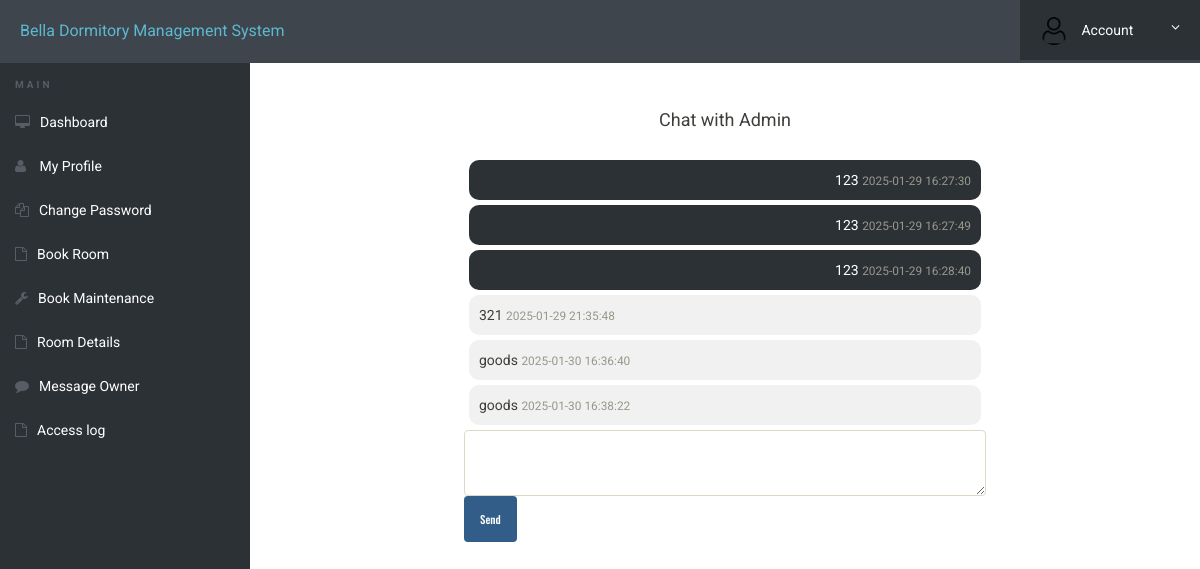
Page /message.php (signed in) on the committed database.
### tables this page shows
CREATE TABLE `messages` (
  `id` int(11) NOT NULL,
  `sender_id` int(11) NOT NULL,
  `receiver_id` int(11) NOT NULL,
  `message` varchar(255) NOT NULL,
  `timestamp` datetime NOT NULL DEFAULT current_timestamp(),
  `sender_type` enum('user','admin') NOT NULL,
  `is_read` tinyint(1) NOT NULL
);

### message.php (the view, shortened to what this page needs)
<?php
include('includes/config.php');
$userid = $_SESSION['id'];
$admin_id = 1;
$messages_query = "SELECT * FROM messages WHERE (sender_id = $userid AND receiver_id = $admin_id) OR (sender_id = $admin_id AND receiver_id = $userid) ORDER BY timestamp ASC";
$messages = $mysqli->query($messages_query);
?>
<!doctype html>
<html lang="en">
<head>
    <link rel="stylesheet" href="css/bootstrap.min.css">
    <link rel="stylesheet" href="css/style.css">
    <link rel="stylesheet" href="css/font-awesome.min.css">
    <link rel="stylesheet" href="css/bootstrap.min.css">
    <link rel="stylesheet" href="css/dataTables.bootstrap.min.css">>
    <link rel="stylesheet" href="css/bootstrap-social.css">
    <link rel="stylesheet" href="css/bootstrap-select.css">
    <link rel="stylesheet" href="css/fileinput.min.css">
    <link rel="stylesheet" href="css/awesome-bootstrap-checkbox.css">
    <link rel="stylesheet" href="css/style.css">
</head>
<body>
    <?php include('includes/header.php'); ?>
    <div class="ts-main-content">
        <?php include('includes/sidebar.php'); ?>
        <div class="content-wrapper">
            <div class="chat-container">
                <h4>Chat with Admin</h4>
                <div class="chat-box">
                    <div class="chat-messages">
                        <?php while ($msg = $messages->fetch_assoc()) { ?>
                            <div class="<?php echo ($msg['sender_id'] == $userid) ? 'message-right' : 'message-left'; ?>">
                                <?php echo $msg['message']; ?>
                                <span class="text-muted small"> <?php echo $msg['timestamp']; ?> </span>
                            </div>
                        <?php } ?>
                    </div>
                    <form method="post">
                        <textarea name="message" class="form-control" required></textarea>
                        <button type="submit" name="submit" class="btn btn-primary mt-2">Send</button>
                    </form>
                </div>
            </div>
        </div>
    </div>
</body>
</html>

### css/style.css (style rules this page uses)
html { font-size: 14px; }
@media only screen and (min-width: 480px) { html { font-size: 17px; } }
@media only screen and (min-width: 768px) { html { font-size: 14px; } }
body { font-size: 1em; }
.btn { font-family: 'Oswald', sans-serif; }
.btn { text-transform: none; }
.ts-main-content .content-wrapper { padding-top: 15px; margin-top: 20px; }
@media only screen and (min-width: 992px) { .ts-main-content .content-wrapper { margin-left: 250px; } }

### message.php (style rules this page uses)
.chat-container { display: flex; flex-direction: column; align-items: center; padding: 15px; margin-top: 30px; }
.chat-box { width: 60%; padding: 15px; }
.message-left { text-align: left; background: #f1f1f1; padding: 10px; border-radius: 10px; margin: 5px; }
.message-right { text-align: right; background: #2c3136; color: white; padding: 10px; border-radius: 10px; margin: 5px; }

### rows in the picture
messages: message "123", timestamp "2025-01-29 16:27:30"
messages: message "123", timestamp "2025-01-29 16:27:49"
messages: message "123", timestamp "2025-01-29 16:28:40"
messages: message "321", timestamp "2025-01-29 21:35:48"
messages: message "goods", timestamp "2025-01-30 16:36:40"
messages: message "goods", timestamp "2025-01-30 16:38:22"
